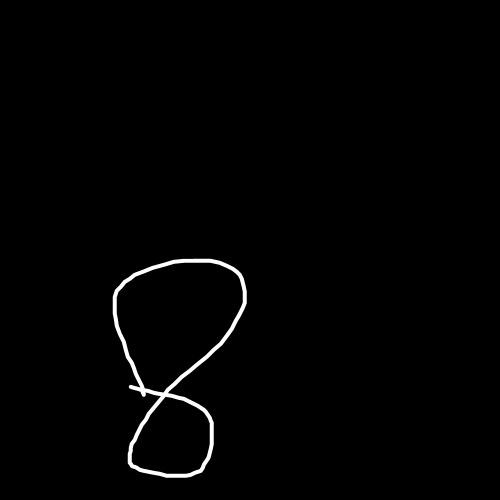
#> input picture test.png, 1000 x 1000 px (shown at 1/2 size)
$ python -i ProcessImages.py   (imports and definitions only)   (older library calls are emulated)
#> lines starting #> are read from the running program, lines starting #| are printed output that depends on the picture; after the words box and inside, x2 and y2 are one past the last pixel; in counts of white or black regions, pixels touching at a corner belong together
# Unroll image data into numpy array
from PIL import Image
import numpy as np
import cv2
from scipy import ndimage
import math


def getBestShift(img):
    """
    This function calculates an image's centroid and the distance needed
    to shift the centroid to the centre of a img.shape matrix.

    Arguments:
    ----------
    img
        An image pixel matrix

    Returns:
    -------
    integer
        Two integers values of the required shift distance in X and Y axis.
    """
    cy,cx = ndimage.measurements.center_of_mass(img)

    rows,cols = img.shape
    shiftx = np.round(cols/2.0-cx).astype(int)
    shifty = np.round(rows/2.0-cy).astype(int)

    return shiftx,shifty

def shift(img,sx,sy):
    """
    This function shifts the centroid of an image to the centre of a img.shape matrix.

    Arguments:
    ----------
    img - An image pixel matrix
    sx, sy - shift distance in X and Y axis

    Returns:
    -------
    matrix - shifted matrix
    """
    rows,cols = img.shape
    M = np.float32([[1,0,sx],[0,1,sy]])
    shifted = cv2.warpAffine(img,M,(cols,rows))
    return shifted

def preprocess_image(filepath):
    """
    This function filters, resizes and centers the image according to its centroid.

    Arguments:
    ----------
    filepath : str
        Path to an image file

    Returns:
    -------
    matrix
        A 28x28 matrix containing the processed image pixel values
    """
#> called with filepath = 'test.png'
    #Open greyscale image file as a matrix of pixels
    gray = Image.open(filepath).convert('L')
    gray = gray.resize((20,20), Image.ANTIALIAS)
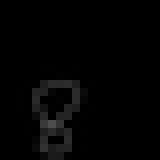
#> gray: PIL image 20x20 L (shown 8 times larger); min 0, max 77, mean 3.3
    gray = np.array(gray)

    #Apply threshold on pixel value to filter the image
    (thresh, gray) = cv2.threshold(gray, 128, 255, cv2.THRESH_BINARY | cv2.THRESH_OTSU)
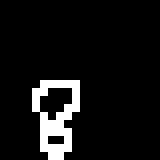
#> gray: shape (20, 20) (shown 8 times larger); 7.8% white in thin lines or dots, all inside (x1, y1, x2, y2) = (4, 10, 10, 20)
#> thresh = 19

    #Remove every row and column at the sides of the image which are completely black
    while np.sum(gray[0]) == 0:
        gray = gray[1:]
#> this loop made 10 passes

    while np.sum(gray[:, 0]) == 0:
        gray = np.delete(gray, 0, 1)
#> this loop made 4 passes

    while np.sum(gray[-1]) == 0:
        gray = gray[:-1]
#> this loop made 0 passes

    while np.sum(gray[:, -1]) == 0:
        gray = np.delete(gray, -1, 1)
#> after the loop, gray = [[0, 255, 255, 255, 255, 255], [255, 255, 0, 0, 0, 255], [255, 0, 0, 0, 0, 255], [255, 0, 0, 0, 255, 255], [0, 255, 0, 255, 255, 0], [0, 255, 255, 255, 0, 0], [0, 255, 255, 255, 255, 0], [0, 255, 0, 0, 255, 0], [0, 255, 255, 255, 255, 0], [0, 0, 255, 255, 0, 0]]

    rows, cols = gray.shape
#> rows = 10; cols = 6

    #Resize the image to fit a 20x20 pixel box
    if rows > cols:
        factor = 20.0 / rows
#> factor = 2
        rows = 20
        cols = int(round(cols * factor))
#> cols = 12
        # first cols than rows
        gray = cv2.resize(gray, (cols, rows))
    else:
        factor = 20.0 / cols
        cols = 20
        rows = int(round(rows * factor))
        # first cols than rows
        gray = cv2.resize(gray, (cols, rows))

    #Get a 28x28 image by add the missing black rows and columns to the image
    colsPadding = (int(math.ceil((28 - cols) / 2.0)), int(math.floor((28 - cols) / 2.0)))
#> colsPadding = (8, 8)
    rowsPadding = (int(math.ceil((28 - rows) / 2.0)), int(math.floor((28 - rows) / 2.0)))
    gray = np.lib.pad(gray, (rowsPadding, colsPadding), 'constant')
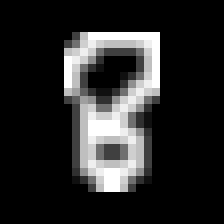
#> gray: shape (28, 28) (shown 8 times larger); min 0, max 255, mean 40.3

    #Find the centroid of the image and align it with the centre of 28x28 box
    shiftx, shifty = getBestShift(gray)
#> in getBestShift, `cy,cx = ndimage.measurements.center_of_mass(img)`: cy = 12.96; cx = 13.59
#> in getBestShift, `shiftx = np.round(cols/2.0-cx).astype(int)`: shiftx = 0
#> in getBestShift, `shifty = np.round(rows/2.0-cy).astype(int)`: shifty = 1
#> shiftx = 0; shifty = 1
    shifted = shift(gray, shiftx, shifty)
#> in shift, `M = np.float32([[1,0,sx],[0,1,sy]])`: M = [[1, 0, 0], [0, 1, 1]]
#> in shift, `shifted = cv2.warpAffine(img,M,(cols,rows))`:
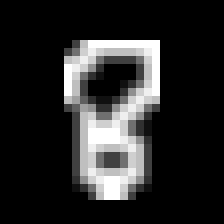
#> shifted: shape (28, 28) (shown 8 times larger); min 0, max 255, mean 40.3

    return shifted


def image2pixelarray(filepath):
    """
    Parameters
    ----------
    filepath : str
        Path to an image file

    Returns
    -------
    tuple
        A tuple consisting of (width, height)
    list
        A list of lists which make it simple to access the greyscale value by
        im[y][x]
    """
    im = Image.open(filepath).convert('L')
    im = im.resize((28,28), Image.ANTIALIAS)
    (width, height) = im.size
    greyscale_map = list(im.getdata())
    greyscale_map = np.array(greyscale_map)/np.amax(greyscale_map)
    greyscale_map = np.array([greyscale_map]).T
    return (width, height), greyscale_map


def image_display(filepath):
    """
    Parameters
    ----------
    filepath : str
        Path to an image file

    Returns
    -------
    plot
        Resize image and plot the image
    """
    (width, height), greyscale_map = image2pixelarray(filepath)
    img = greyscale_map.reshape(width,height)
    plt.imshow(img, cmap='gray')
    plt.colorbar()
    return plt.show()

>>> result = preprocess_image('test.png')

$ run again, on 0.png
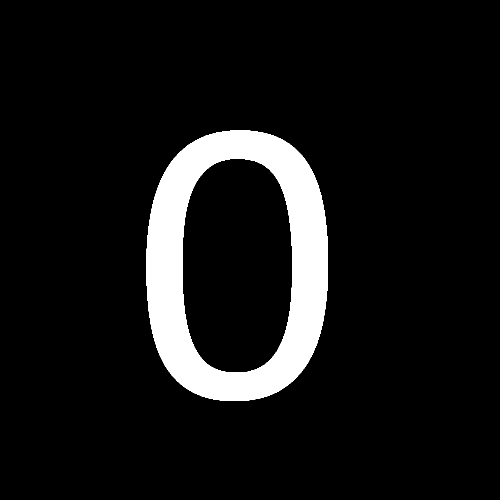
#> input picture 0.png, 1000 x 1000 px (shown at 1/2 size)
#> thresh = 104
#> the loop in preprocess_image, `while np.sum(gray[0]) == 0:` made 5 passes
#> the loop in preprocess_image, `while np.sum(gray[:, 0]) == 0:` made 6 passes
#> the loop in preprocess_image, `while np.sum(gray[-1]) == 0:` made 4 passes
#> the loop in preprocess_image, `while np.sum(gray[:, -1]) == 0:` made 7 passes
#> in preprocess_image, `gray = np.lib.pad(gray, (rowsPadding, colsPadding), 'constant')`:
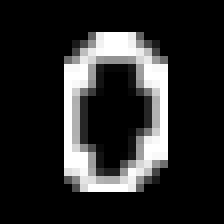
#> gray: shape (28, 28) (shown 8 times larger); min 0, max 255, mean 40.6
#> cy = 13.44; cx = 13.91
#> in getBestShift, `shiftx = np.round(cols/2.0-cx).astype(int)`: shiftx = 0
#> in getBestShift, `shifty = np.round(rows/2.0-cy).astype(int)`: shifty = 1
#> in preprocess_image, `shiftx, shifty = getBestShift(gray)`: shiftx = 0; shifty = 1
#> M = [[1, 0, 0], [0, 1, 1]]
#> in shift, `shifted = cv2.warpAffine(img,M,(cols,rows))`:
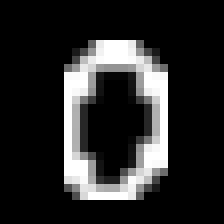
#> shifted: shape (28, 28) (shown 8 times larger); min 0, max 255, mean 40.6

$ run again, on 1.png
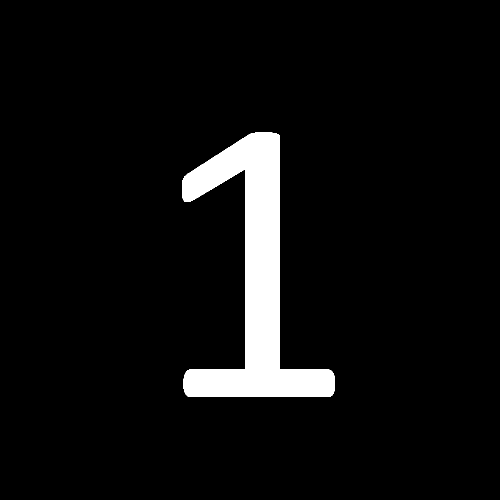
#> input picture 1.png, 1000 x 1000 px (shown at 1/2 size)
#> thresh = 90
#> the loop in preprocess_image, `while np.sum(gray[0]) == 0:` made 5 passes
#> the loop in preprocess_image, `while np.sum(gray[:, 0]) == 0:` made 7 passes
#> the loop in preprocess_image, `while np.sum(gray[-1]) == 0:` made 4 passes
#> the loop in preprocess_image, `while np.sum(gray[:, -1]) == 0:` made 7 passes
#> after the loop in preprocess_image, `while np.sum(gray[:, -1]) == 0:`: gray = [[0, 0, 0, 255, 0, 0], [0, 255, 255, 255, 0, 0], [255, 255, 0, 255, 0, 0], [0, 0, 0, 255, 0, 0], [0, 0, 0, 255, 0, 0], [0, 0, 0, 255, 0, 0], [0, 0, 0, 255, 0, 0], [0, 0, 0, 255, 0, 0], [0, 0, 0, 255, 0, 0], [0, 0, 255, 255, 255, 0], [255, 255, 255, 255, 255, 255]]
#> in preprocess_image, `gray = np.lib.pad(gray, (rowsPadding, colsPadding), 'constant')`:
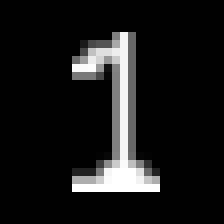
#> gray: shape (28, 28) (shown 8 times larger); min 0, max 255, mean 24
#> cy = 15; cx = 14.01
#> in getBestShift, `shiftx = np.round(cols/2.0-cx).astype(int)`: shiftx = 0
#> in getBestShift, `shifty = np.round(rows/2.0-cy).astype(int)`: shifty = -1
#> in preprocess_image, `shiftx, shifty = getBestShift(gray)`: shiftx = 0; shifty = -1
#> M = [[1, 0, 0], [0, 1, -1]]
#> in shift, `shifted = cv2.warpAffine(img,M,(cols,rows))`:
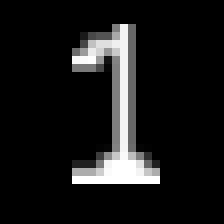
#> shifted: shape (28, 28) (shown 8 times larger); min 0, max 255, mean 24

$ run again, on 2.png
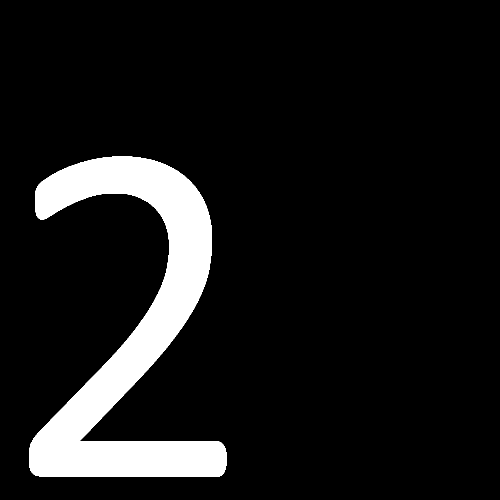
#> input picture 2.png, 1000 x 1000 px (shown at 1/2 size)
#> in preprocess_image, `(thresh, gray) = cv2.threshold(gray, 128, 255, cv2.THRESH_BINARY | cv2..`:
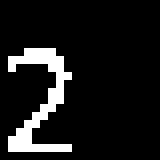
#> gray: shape (20, 20) (shown 8 times larger); 10% white in thin lines or dots, all inside (x1, y1, x2, y2) = (1, 6, 9, 19)
#> thresh = 106
#> the loop in preprocess_image, `while np.sum(gray[0]) == 0:` made 6 passes
#> the loop in preprocess_image, `while np.sum(gray[:, 0]) == 0:` made 1 pass
#> the loop in preprocess_image, `while np.sum(gray[-1]) == 0:` made 1 pass
#> the loop in preprocess_image, `while np.sum(gray[:, -1]) == 0:` made 11 passes
#> in preprocess_image, `gray = np.lib.pad(gray, (rowsPadding, colsPadding), 'constant')`:
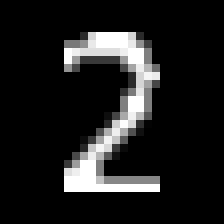
#> gray: shape (28, 28) (shown 8 times larger); min 0, max 255, mean 30.1
#> cy = 13.55; cx = 13.58
#> in getBestShift, `shiftx = np.round(cols/2.0-cx).astype(int)`: shiftx = 0
#> M = [[1, 0, 0], [0, 1, 0]]
